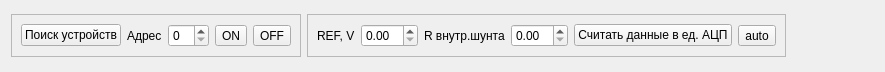
<?xml version="1.0" encoding="UTF-8"?>
<ui version="4.0">
 <class>B590</class>
 <widget class="QWidget" name="B590">
  <property name="geometry">
   <rect>
    <x>0</x>
    <y>0</y>
    <width>885</width>
    <height>72</height>
   </rect>
  </property>
  <property name="windowTitle">
   <string>Dialog</string>
  </property>
  <layout class="QVBoxLayout" name="verticalLayout">
   <item>
    <layout class="QHBoxLayout" name="horizontalLayout_2">
     <item>
      <widget class="QFrame" name="frame">
       <property name="sizePolicy">
        <sizepolicy hsizetype="Fixed" vsizetype="Fixed">
         <horstretch>0</horstretch>
         <verstretch>0</verstretch>
        </sizepolicy>
       </property>
       <property name="frameShape">
        <enum>QFrame::StyledPanel</enum>
       </property>
       <property name="frameShadow">
        <enum>QFrame::Raised</enum>
       </property>
       <layout class="QHBoxLayout" name="horizontalLayout_3">
        <item>
         <widget class="QPushButton" name="btn_find_devices">
          <property name="sizePolicy">
           <sizepolicy hsizetype="Fixed" vsizetype="Fixed">
            <horstretch>0</horstretch>
            <verstretch>0</verstretch>
           </sizepolicy>
          </property>
          <property name="text">
           <string>Поиск устройств</string>
          </property>
         </widget>
        </item>
        <item>
         <widget class="QLabel" name="label">
          <property name="text">
           <string>Адрес</string>
          </property>
         </widget>
        </item>
        <item>
         <widget class="QSpinBox" name="sb_address"/>
        </item>
        <item>
         <widget class="QToolButton" name="btn_on">
          <property name="text">
           <string>ON</string>
          </property>
         </widget>
        </item>
        <item>
         <widget class="QToolButton" name="btn_off">
          <property name="text">
           <string>OFF</string>
          </property>
         </widget>
        </item>
       </layout>
      </widget>
     </item>
     <item>
      <widget class="QFrame" name="frame_2">
       <property name="sizePolicy">
        <sizepolicy hsizetype="Fixed" vsizetype="Fixed">
         <horstretch>0</horstretch>
         <verstretch>0</verstretch>
        </sizepolicy>
       </property>
       <property name="frameShape">
        <enum>QFrame::StyledPanel</enum>
       </property>
       <property name="frameShadow">
        <enum>QFrame::Raised</enum>
       </property>
       <layout class="QHBoxLayout" name="horizontalLayout">
        <item>
         <widget class="QLabel" name="label_3">
          <property name="text">
           <string>REF, V</string>
          </property>
         </widget>
        </item>
        <item>
         <widget class="QDoubleSpinBox" name="sb_ref"/>
        </item>
        <item>
         <widget class="QLabel" name="label_2">
          <property name="text">
           <string>R внутр.шунта</string>
          </property>
         </widget>
        </item>
        <item>
         <widget class="QDoubleSpinBox" name="sb_shunt"/>
        </item>
        <item>
         <widget class="QPushButton" name="btn_run">
          <property name="text">
           <string>Считать данные в ед. АЦП</string>
          </property>
         </widget>
        </item>
        <item>
         <widget class="QToolButton" name="btn_auto">
          <property name="text">
           <string>auto</string>
          </property>
          <property name="checkable">
           <bool>true</bool>
          </property>
         </widget>
        </item>
       </layout>
      </widget>
     </item>
     <item>
      <spacer name="horizontalSpacer">
       <property name="orientation">
        <enum>Qt::Horizontal</enum>
       </property>
       <property name="sizeHint" stdset="0">
        <size>
         <width>40</width>
         <height>20</height>
        </size>
       </property>
      </spacer>
     </item>
    </layout>
   </item>
   <item>
    <layout class="QHBoxLayout" name="grapher_layout"/>
   </item>
  </layout>
 </widget>
 <resources/>
 <connections/>
</ui>
